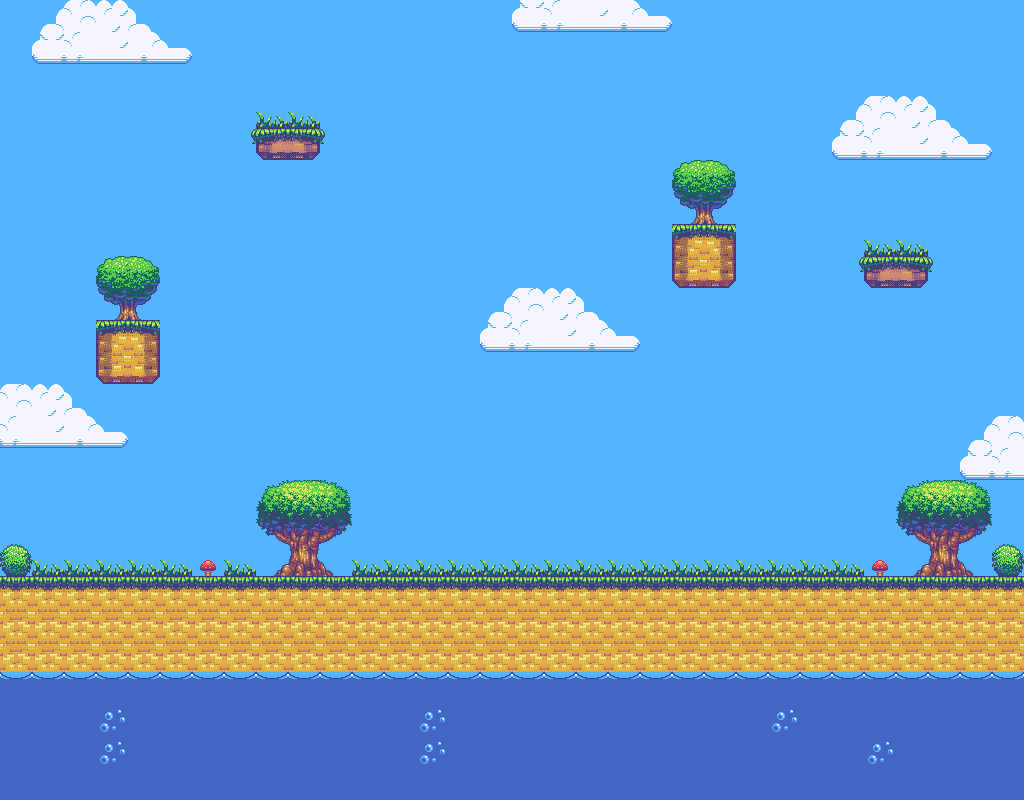

Below is a game level as drawn by its tile map, then a one-line description and the .tmx file that defines it, in full:
An orthogonal 32x25 tile map with 32x32 px tiles, 2 tile layers (background, main).

<map version="1.0" tiledversion="1.1.2" orientation="orthogonal" renderorder="right-down" width="32" height="25" tilewidth="32" tileheight="32" infinite="0" nextobjectid="1">
 <tileset firstgid="1" source="tileSet2.tsx" />
 <layer name="background" width="32" height="25">
  <data encoding="csv">
165,598,599,600,601,602,165,165,165,165,165,165,165,165,165,165,630,631,632,633,634,165,165,165,165,165,165,165,165,165,165,165,
165,630,631,632,633,634,165,165,165,165,165,165,165,165,165,165,165,165,165,165,165,165,165,165,165,165,165,165,165,165,165,165,
165,165,165,165,165,165,165,165,165,165,165,165,165,165,165,165,165,165,165,165,165,165,165,165,165,165,165,165,165,165,165,165,
165,165,165,165,165,165,165,161,162,163,164,165,165,165,165,165,165,165,165,165,165,165,165,165,165,165,598,599,600,601,602,165,
165,165,165,165,165,165,165,193,194,195,196,165,165,165,165,165,165,165,165,165,165,165,165,165,165,165,630,631,632,633,634,165,
165,165,165,165,165,165,165,165,165,165,165,165,165,165,165,165,165,165,165,165,165,177,178,165,165,165,165,165,165,165,165,165,
165,165,165,165,165,165,165,165,165,165,165,165,165,165,165,165,165,165,165,165,165,209,210,165,165,165,165,165,165,165,165,165,
165,165,165,165,165,165,165,165,165,165,165,165,165,165,165,165,165,165,165,165,165,241,242,165,165,165,161,162,163,164,165,165,
165,165,165,177,178,165,165,165,165,165,165,165,165,165,165,165,165,165,165,165,165,273,139,165,165,165,193,194,195,196,165,165,
165,165,165,209,210,165,165,165,165,165,165,165,165,165,165,598,599,600,601,602,165,165,165,165,165,165,165,165,165,165,165,165,
165,165,165,241,242,165,165,165,165,165,165,165,165,165,165,630,631,632,633,634,165,165,165,165,165,165,165,165,165,165,165,165,
165,165,165,273,139,165,165,165,165,165,165,165,165,165,165,165,165,165,165,165,165,165,165,165,165,165,165,165,165,165,165,165,
599,600,601,602,165,165,165,165,165,165,165,165,165,165,165,165,165,165,165,165,165,165,165,165,165,165,165,165,165,165,165,165,
631,632,633,634,165,165,165,165,165,165,165,165,165,165,165,165,165,165,165,165,165,165,165,165,165,165,165,165,165,165,598,599,
165,165,165,165,165,165,165,165,165,165,165,165,165,165,165,165,165,165,165,165,165,165,165,165,165,165,165,165,165,165,630,631,
165,165,165,165,165,165,165,165,324,325,326,165,165,165,165,165,165,165,165,165,165,165,165,165,165,165,165,165,324,325,326,165,
165,165,165,165,165,165,165,165,356,357,358,165,165,165,165,165,165,165,165,165,165,165,165,165,165,165,165,165,356,357,358,165,
72,73,73,73,73,73,268,73,388,389,390,73,73,73,73,73,73,73,73,73,73,73,73,73,73,73,73,268,388,389,390,72,
165,165,165,165,165,165,165,165,165,165,165,165,165,165,165,165,165,165,165,165,165,165,165,165,165,165,165,165,165,165,165,165,
165,165,165,165,165,165,165,165,165,165,165,165,165,165,165,165,165,165,165,165,165,165,165,165,165,165,165,165,165,165,165,165,
165,165,165,165,165,165,165,165,165,165,165,165,165,165,165,165,165,165,165,165,165,165,165,165,165,165,165,165,165,165,165,139,
165,165,165,165,165,165,165,165,165,165,165,165,165,165,165,165,165,165,165,165,165,165,165,165,165,165,165,165,165,165,165,165,
165,165,165,165,165,165,165,165,165,165,165,165,165,165,165,165,165,165,165,165,165,165,165,165,165,165,165,165,165,165,165,165,
165,165,165,165,165,165,165,165,165,165,165,165,165,165,165,165,165,165,165,165,165,165,165,165,165,165,165,165,165,165,165,165,
165,165,165,165,165,165,165,165,165,165,165,165,165,165,165,165,165,165,165,165,165,165,165,165,165,165,165,165,165,165,165,165
</data>
 </layer>
 <layer name="main" width="32" height="25">
  <data encoding="csv">
0,0,0,0,0,0,0,0,0,0,0,0,0,0,0,0,0,0,0,0,0,0,0,0,0,0,0,0,0,0,0,0,
0,0,0,0,0,0,0,0,0,0,0,0,0,0,0,0,0,0,0,0,0,0,0,0,0,0,0,0,0,0,0,0,
0,0,0,0,0,0,0,0,0,0,0,0,0,0,0,0,0,0,0,0,0,0,0,0,0,0,0,0,0,0,0,0,
0,0,0,0,0,0,0,0,0,0,0,0,0,0,0,0,0,0,0,0,0,0,0,0,0,0,0,0,0,0,0,0,
0,0,0,0,0,0,0,0,0,0,0,0,0,0,0,0,0,0,0,0,0,0,0,0,0,0,0,0,0,0,0,0,
0,0,0,0,0,0,0,0,0,0,0,0,0,0,0,0,0,0,0,0,0,0,0,0,0,0,0,0,0,0,0,0,
0,0,0,0,0,0,0,0,0,0,0,0,0,0,0,0,0,0,0,0,0,0,0,0,0,0,0,0,0,0,0,0,
0,0,0,0,0,0,0,0,0,0,0,0,0,0,0,0,0,0,0,0,0,0,0,0,0,0,0,0,0,0,0,0,
0,0,0,0,0,0,0,0,0,0,0,0,0,0,0,0,0,0,0,0,0,0,0,0,0,0,0,0,0,0,0,0,
0,0,0,0,0,0,0,0,0,0,0,0,0,0,0,0,0,0,0,0,0,0,0,0,0,0,0,0,0,0,0,0,
0,0,0,0,0,0,0,0,0,0,0,0,0,0,0,0,0,0,0,0,0,0,0,0,0,0,0,0,0,0,0,0,
0,0,0,0,0,0,0,0,0,0,0,0,0,0,0,0,0,0,0,0,0,0,0,0,0,0,0,0,0,644,0,0,
0,0,0,0,0,0,0,0,0,0,0,0,0,0,0,0,0,0,0,0,0,0,0,0,0,0,0,0,0,0,0,0,
0,0,0,0,0,0,0,0,0,0,0,0,0,0,0,0,0,0,0,0,0,0,0,0,0,0,0,0,0,0,0,0,
0,0,0,0,0,0,0,0,0,0,0,0,0,0,0,0,0,0,0,0,0,0,0,0,0,0,0,0,0,0,0,0,
0,0,0,0,0,0,0,0,0,0,0,0,0,0,0,0,0,0,0,0,0,0,0,0,0,0,0,0,0,0,0,0,
0,0,0,0,0,0,0,0,0,0,0,0,0,0,0,0,0,0,0,0,0,0,0,0,0,0,0,0,0,0,0,0,
0,0,0,0,0,0,0,0,0,0,0,0,0,0,0,0,0,0,0,0,0,0,0,0,0,0,0,0,0,0,0,0,
104,58,58,58,58,58,58,58,58,58,58,58,58,58,58,58,58,58,58,104,104,104,104,104,104,104,58,58,58,58,419,58,
89,89,89,89,89,89,89,89,89,89,89,89,89,89,89,89,89,89,89,89,89,89,89,89,89,89,89,89,89,89,89,90,
89,89,89,89,89,89,89,89,89,89,89,89,89,89,89,89,89,89,89,89,89,89,89,89,89,89,89,89,89,89,89,90,
407,407,407,407,407,407,407,407,407,407,407,407,407,407,407,407,407,407,407,407,407,407,407,407,407,407,407,407,407,407,407,407,
490,490,490,438,490,490,490,490,490,490,490,490,490,438,490,490,490,490,490,490,490,490,490,490,438,490,490,490,490,490,490,490,
490,490,490,438,490,490,490,490,490,490,490,490,490,438,490,490,490,490,490,490,490,490,490,490,490,490,490,438,490,490,490,490,
490,490,490,490,490,490,490,490,490,490,490,490,490,490,490,490,490,490,490,490,490,490,490,490,490,490,490,490,490,490,490,490
</data>
 </layer>
</map>
